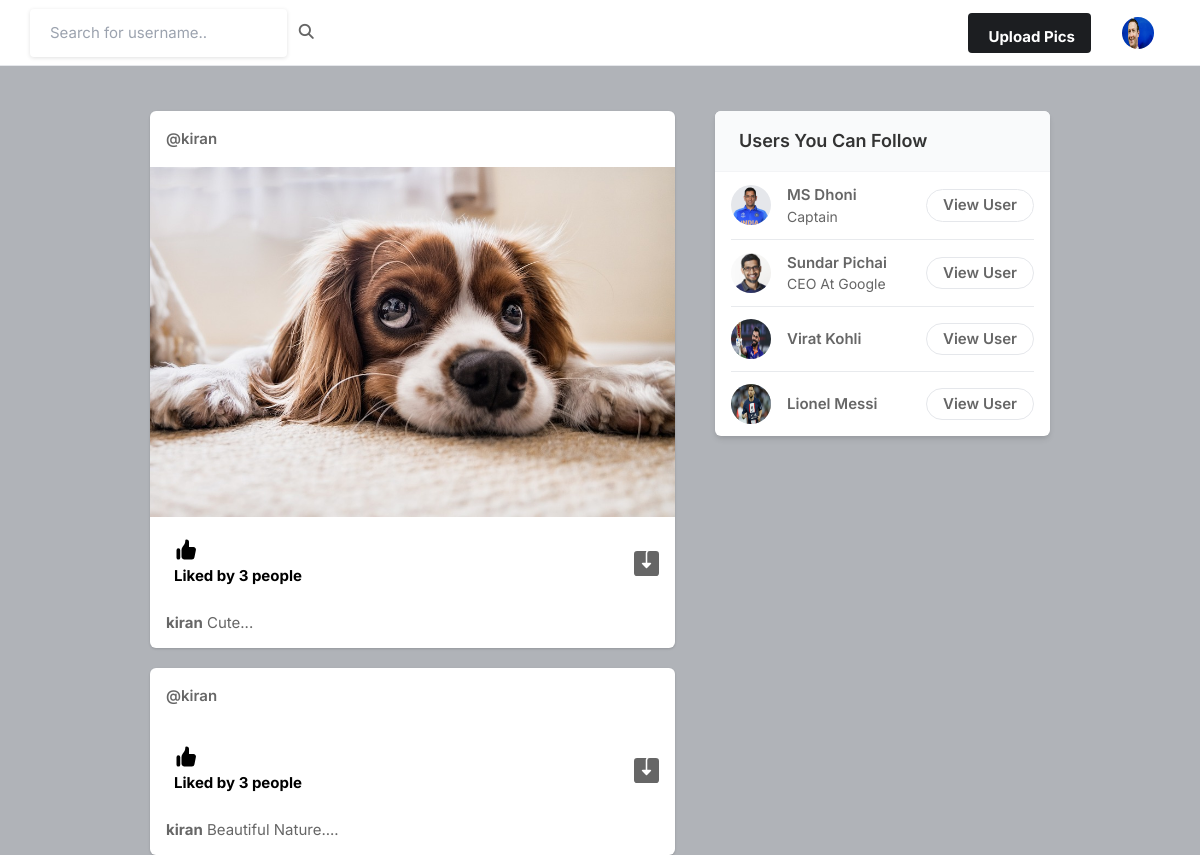
The page / (signed in) on the database its author committed.
### core/models.py (models this page shows, shortened)
class Profile(models.Model):
    user = models.ForeignKey(User, on_delete=models.CASCADE)
    id_user = models.IntegerField()
    bio = models.TextField(blank=True)
    profileimg = models.ImageField(upload_to='profile_images', default='blank-profile-picture.png')
    location = models.CharField(max_length=100, blank=True)

class Post(models.Model):
    id = models.UUIDField(primary_key=True, default=uuid.uuid4)
    user = models.CharField(max_length=100)
    image = models.ImageField(upload_to='post_images')
    caption = models.TextField()
    created_at = models.DateTimeField(default=datetime.now)
    no_of_likes = models.IntegerField(default=0)

### core/views.py (the view)
# urls.py: path('', views.index, name='index'),
@login_required(login_url='signin')
def index(request):
    user_object = User.objects.get(username=request.user.username)
    user_profile = Profile.objects.get(user=user_object)
    user_following_list = []
    feed = []
    user_following = FollowersCount.objects.filter(follower=request.user.username)
    for users in user_following:
        user_following_list.append(users.user)
    for usernames in user_following_list:
        feed_lists = Post.objects.filter(user=usernames)
        feed.append(feed_lists)
    feed_list = list(chain(*feed))
    all_users = User.objects.all()
    user_following_all = []
    for user in user_following:
        user_list = User.objects.get(username=user.user)
        user_following_all.append(user_list)
    new_suggestions_list = [x for x in list(all_users) if (x not in list(user_following_all))]
    current_user = User.objects.filter(username=request.user.username)
    final_suggestions_list = [x for x in list(new_suggestions_list) if ( x not in list(current_user))]
    random.shuffle(final_suggestions_list)
    username_profile = []
    username_profile_list = []
    for users in final_suggestions_list:
        username_profile.append(users.id)
    for ids in username_profile:
        profile_lists = Profile.objects.filter(id_user=ids)
        username_profile_list.append(profile_lists)
    suggestions_username_profile_list = list(chain(*username_profile_list))
    return render(request, 'index.html', {'user_profile': user_profile, 'posts':feed_list, 'suggestions_username_profile_list': suggestions_username_profile_list[:4]})

### templates/index.html (shortened to what this page needs)
{% load static %}
<!DOCTYPE html>
<html lang="en">
<head>
    <link rel="stylesheet" href="{% static 'assets/css/icons.css' %}">
    <link rel="stylesheet" href="{% static 'assets/css/uikit.css' %}">
    <link rel="stylesheet" href="{% static 'assets/css/style.css' %}">
    <link rel="stylesheet" href="{% static 'assets/css/tailwind.css' %}">
    <link rel="stylesheet" href="https://cdnjs.cloudflare.com/ajax/libs/font-awesome/4.7.0/css/font-awesome.min.css">
</head>
<body>
            <header>
                <div class="header_inner">
                    <form action="/search" method="POST">
                    <div class="left-side">
                            <input type="text" name="username" placeholder="Search for username..">&nbsp; &nbsp;
                            <button type="submit"><i class="fa fa-search fa-1x"></i></button>
                    </div>
                    </form>
                    <div class="right-side lg:pr-4">
                        <a href="#"
                            class="bg-pink-500 flex font-bold hidden hover:bg-pink-600 hover:text-white inline-block items-center lg:block max-h-10 mr-4 px-4 py-2 rounded shado text-white">
                              Upload Pics
                        </a>
                        <a href="#">
                            <img src="{{user_profile.profileimg.url}}" class="header-avatar" alt="">
                        </a>
                    </div>
                </div>
            </header>
            <div class="container m-auto">
                <div class="lg:flex justify-center lg:space-x-10 lg:space-y-0 space-y-5">
                    <div class="space-y-5 flex-shrink-0 lg:w-7/12">
                        {% for post in posts reversed %}
                        <div class="bg-white shadow rounded-md  -mx-2 lg:mx-0">
                            <div class="flex justify-between items-center px-4 py-3">
                                <div class="flex flex-1 items-center space-x-4">
                                    <span class="block font-semibold "><a href="#">@{{post.user}}</a></span>
                                </div>
                              <div>
                                <a href="#"> <i class="icon-feather-more-horizontal text-2xl hover:bg-gray-200 rounded-full p-2 transition -mr-1 "></i> </a>
                              </div>
                            </div>
                            <div uk-lightbox>
                                <a href="{{post.image.url}}">
                                    <img src="{{post.image.url}}" alt="">
                                </a>
                            </div>
                            <div class="py-3 px-4 space-y-3">
                                <div class="flex space-x-4 lg:font-bold">
                                    <a href="/like-post?post_id={{post.id}}" class="flex items-center space-x-2">
                                        <div class="p-2 rounded-full text-black">
                                            {% if post.no_of_likes == 0 %}
                                            <p>No likes</p>
                                            {% elif post.no_of_likes == 1 %}
                                            <p>Liked by {{post.no_of_likes}} person</p>
                                            {% else %}
                                            <p>Liked by {{post.no_of_likes}} people</p>
                                            {% endif %}
                                        </div>
                                    </a>
                                    <a href="{{post.image.url}}" class="flex items-center space-x-2 flex-1 justify-end" download>
                                    </a>
                                </div>
                                <p>
                                    <a href="/profile/{{post.user}}"><strong>{{post.user}}</strong></a> {{post.caption}}
                                </p>
                            </div>
                        </div>
                        {% endfor %}
                    </div>
                    <div class="lg:w-5/12">
                        <div class="bg-white  shadow-md rounded-md overflow-hidden">
                            <div class="bg-gray-50  border-b border-gray-100 flex items-baseline justify-between py-4 px-6 ">
                                <h2 class="font-semibold text-lg">Users You Can Follow</h2>
                            </div>
                            <div class="divide-gray-300 divide-gray-50 divide-opacity-50 divide-y px-4 ">
                                {% for suggestion in suggestions_username_profile_list %}
                                <div class="flex items-center justify-between py-3">
                                    <div class="flex flex-1 items-center space-x-4">
                                        <a href="/profile/{{suggestion.user}}">
                                            <img src="{{suggestion.profileimg.url}}" class="bg-gray-200 rounded-full w-10 h-10">
                                        </a>
                                        <div class="flex flex-col">
                                            <span class="block capitalize font-semibold"> {{suggestion.user}} </span>
                                            <span class="block capitalize text-sm"> {{suggestion.bio}} </span>
                                        </div>
                                    </div>
                                    <a href="/profile/{{suggestion.user}}" class="border border-gray-200 font-semibold px-4 py-1 rounded-full hover:bg-pink-600 hover:text-white hover:border-pink-600 "> View User </a>
                                </div>
                                {% endfor %}
                            </div>
                        </div>
                    </div>
                </div>
            </div>
</body>
</html>

### static/assets/css/style.css (style rules this page uses)
body { background-color: #B0B3B8!important; }
button { vertical-align: middle; }
input { height: 48px; line-height: 48px; padding: 0 20px; outline: none; font-size: 15px; color: #808080; max-width: 100%; width: 100%; -webkit-box-sizing: border-box; box-sizing: border-box; display: block; font-weight: 400; opacity: 1; border-radius: 4px; border: none; -webkit-box-shadow: 0 1px 4px 0px rgba(0, 0, 0, 0.12); box-shadow: 0 1px 4px 0px rgba(0, 0, 0, 0.12); }
input[type="text"], input[type="password"], input[type="email"], input[type="number"] { height: 48px; line-height: 48px; padding: 0 20px; outline: none; font-size: 15px; color: #808080; max-width: 100%; width: 100%; -webkit-box-sizing: border-box; box-sizing: border-box; display: block; font-weight: 400; opacity: 1; border-radius: 4px; border: none; -webkit-box-shadow: 0 1px 4px 0px rgba(0, 0, 0, 0.12); box-shadow: 0 1px 4px 0px rgba(0, 0, 0, 0.12); }
input { -webkit-transition: all 0.1s ease-in-out; transition: all 0.1s ease-in-out; }
::placeholder { color: #808080; opacity: 1; }
button { border: none; margin: 0; padding: 0; width: auto; overflow: visible; background: transparent; color: inherit; font: inherit; line-height: normal; cursor: pointer; }
a { color: #be185d; -webkit-transition: 0.3s; transition: 0.3s; outline: none !important; }
button { outline: none !important; }
img { max-width: 100%; }
body { color: #666; font-size: 15px; line-height: 27px; background-color: #f0f2f5; font-family: "Inter", sans-serif; text-transform: none; }
body p { font-size: 15px; line-height: 27px; }
h1, h2, h3, h4, h5, h6 { font-family: "Inter", sans-serif; text-transform: none; }
input[type="text"], input[type="password"], input[type="email"] { font-family: "Inter", sans-serif; text-transform: none; }
button, body .pac-container { font-family: "Inter", sans-serif; text-transform: none; }
h1, h2, h3, h4, h5, h6 { color: #333; font-weight: 500; margin: 0; padding: 0; }
h2 { font-size: 26px; }
b, strong { font-weight: 700 !important; }
@media (min-width: 1024px) { .container { max-width: 900px !important; padding-top: 45px; } }
header { background-color: #fff; left: 0; right: 0; top: 0; z-index: 99; height: 66px; display: -webkit-box; display: -ms-flexbox; display: flex; -webkit-box-align: center; -ms-flex-align: center; align-items: center; border-bottom: 1px solid #e5e7eb; }
header .header_inner { display: -webkit-box; display: -ms-flexbox; display: flex; -webkit-box-align: center; -ms-flex-align: center; align-items: center; max-width: 1090px; margin: auto; width: 100%; max-width: 100% !important; padding: 0 30px; }
header .header_inner .left-side { display: -webkit-box; display: -ms-flexbox; display: flex; -webkit-box-align: center; -ms-flex-align: center; align-items: center; }
header .header_inner .right-side { display: -webkit-box; display: -ms-flexbox; display: flex; -webkit-box-align: center; -ms-flex-align: center; align-items: center; -webkit-box-pack: end; -ms-flex-pack: end; justify-content: flex-end; margin-left: auto; }
header .header_inner .right-side .header-avatar { width: 32px; height: 32px; border-radius: 100%; margin-left: 15px; }

### rows shown on the page
Profile: profileimg (picture)
Post: user "kiran", image (picture), no_of_likes "3", caption "Cute..."
Post: user "kiran", no_of_likes "3", caption "Beautiful Nature...."
Profile: profileimg (picture), user "MS Dhoni", bio "Captain"
Profile: profileimg (picture), user "Sundar Pichai", bio "CEO At Google"
Profile: profileimg (picture), user "Virat Kohli"
Profile: profileimg (picture), user "Lionel Messi"
